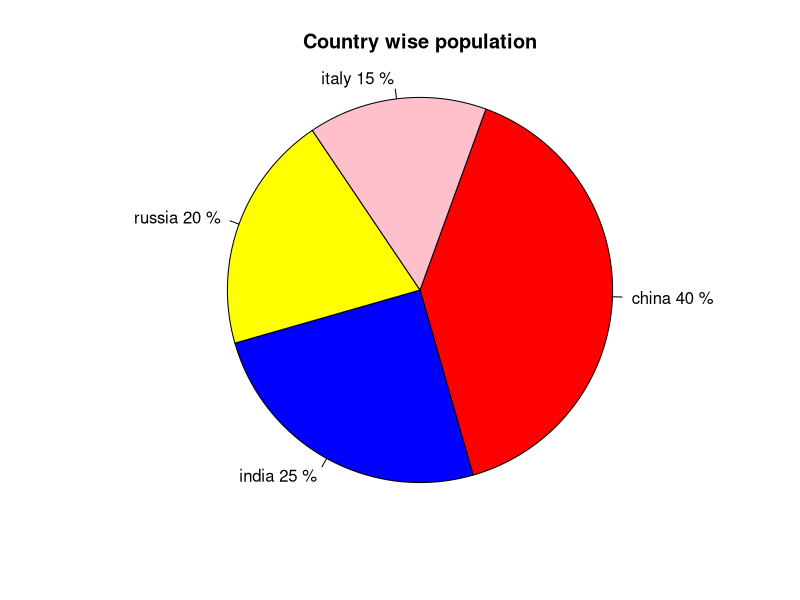

Write the R code that produced this figure.
population <- c(40,25,20,15)
country <- c("china","india","russia","italy")
percent <- round(population/ sum(population)*100)
labels <-paste(country,percent,"%")
pie(population,
    labels=labels,
    main="Country wise population",
    radius=1,
    clockwise=TRUE,
    init.angle=70,
    col=c("red","blue","yellow","pink"))
